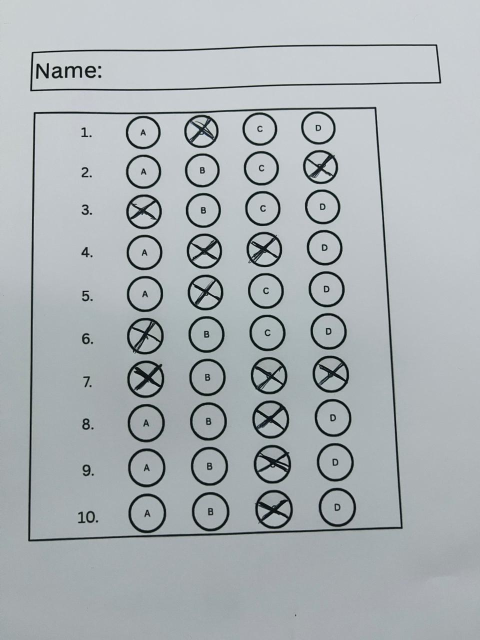
#> input picture CD.jpeg, 960 x 1280 px (shown at 1/2 size)
$ python -i preprocess.py   (imports and definitions only)
#> lines starting #> are read from the running program, lines starting #| are printed output that depends on the picture; after the words box and inside, x2 and y2 are one past the last pixel; in counts of white or black regions, pixels touching at a corner belong together
# preprocessing.py
import cv2
import numpy as np

IMAGE_PATH = "CD.jpeg"
OUTPUT_PATH = "warped.jpg"
OUTPUT_SIZE = (600, 780)


def order_points(pts):
    rect = np.zeros((4,2), dtype="float32")
    s = pts.sum(axis=1)
    diff = np.diff(pts, axis=1)
    rect[0] = pts[np.argmin(s)]
    rect[2] = pts[np.argmax(s)]
    rect[1] = pts[np.argmin(diff)]
    rect[3] = pts[np.argmax(diff)]
    return rect

def preprocess_sheet(image_path, output_size):
#> called with image_path = 'CD.jpeg', output_size = 'out.png'
    image = cv2.imread(image_path)
#> image is the input picture: shape (1280, 960, 3); mean B, G, R 180.5, 177.3, 171.1
    orig = image.copy()

    gray = cv2.cvtColor(image, cv2.COLOR_BGR2GRAY)
    blurred = cv2.GaussianBlur(gray, (5,5), 0)
    edged = cv2.Canny(blurred, 50, 150)
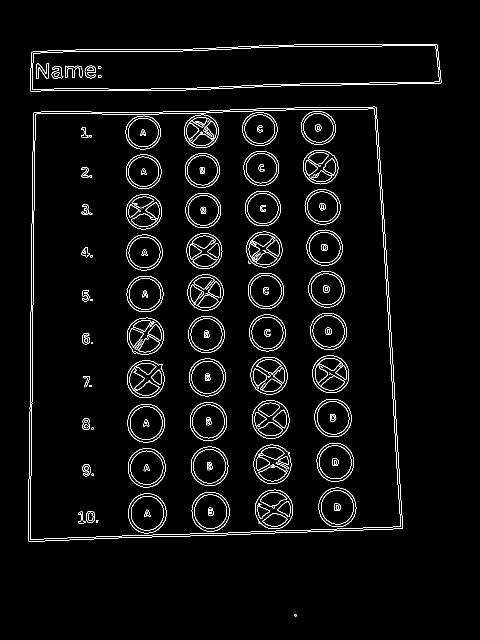
#> edged: shape (1280, 960) (shown at 1/2 size); 3.1% white in thin lines or dots, all inside (x1, y1, x2, y2) = (56, 88, 883, 1233)

    cnts, _ = cv2.findContours(edged.copy(), cv2.RETR_EXTERNAL, cv2.CHAIN_APPROX_SIMPLE)
#> cnts = 3 contours, 1 with area under 20; largest, box (x1, y1, x2, y2) and area: (56, 213, 806, 1083) 610543, (60, 88, 883, 183) 66056
    cnts = sorted(cnts, key=cv2.contourArea, reverse=True)

    sheet_contour = None
    for c in cnts:
        peri = cv2.arcLength(c, True)
        approx = cv2.approxPolyDP(c, 0.02 * peri, True)
        if len(approx) == 4:
            sheet_contour = approx
            break
#> this loop made 1 pass
#> (peri, sheet_contour) on pass 1: (3177.6, [[752, 214], [67, 225], [57, 1082], [804, 1057]])

    if sheet_contour is None:
        raise Exception("❌ Could not find the answer sheet contour!")

    pts = sheet_contour.reshape(4,2)
#> pts = [[752, 214], [67, 225], [57, 1082], [804, 1057]]
    rect = order_points(pts)
#> in order_points, `s = pts.sum(axis=1)`: s = [966, 292, 1139, 1861]
#> in order_points, `diff = np.diff(pts, axis=1)`: diff = [-538, 158, 1025, 253]
#> rect = [[67, 225], [752, 214], [804, 1057], [57, 1082]]

    dst = np.array([
        [0,0],
#> (the run stopped early here; a loop or call above may not have finished)

$ run again, on chamuboy.jpeg
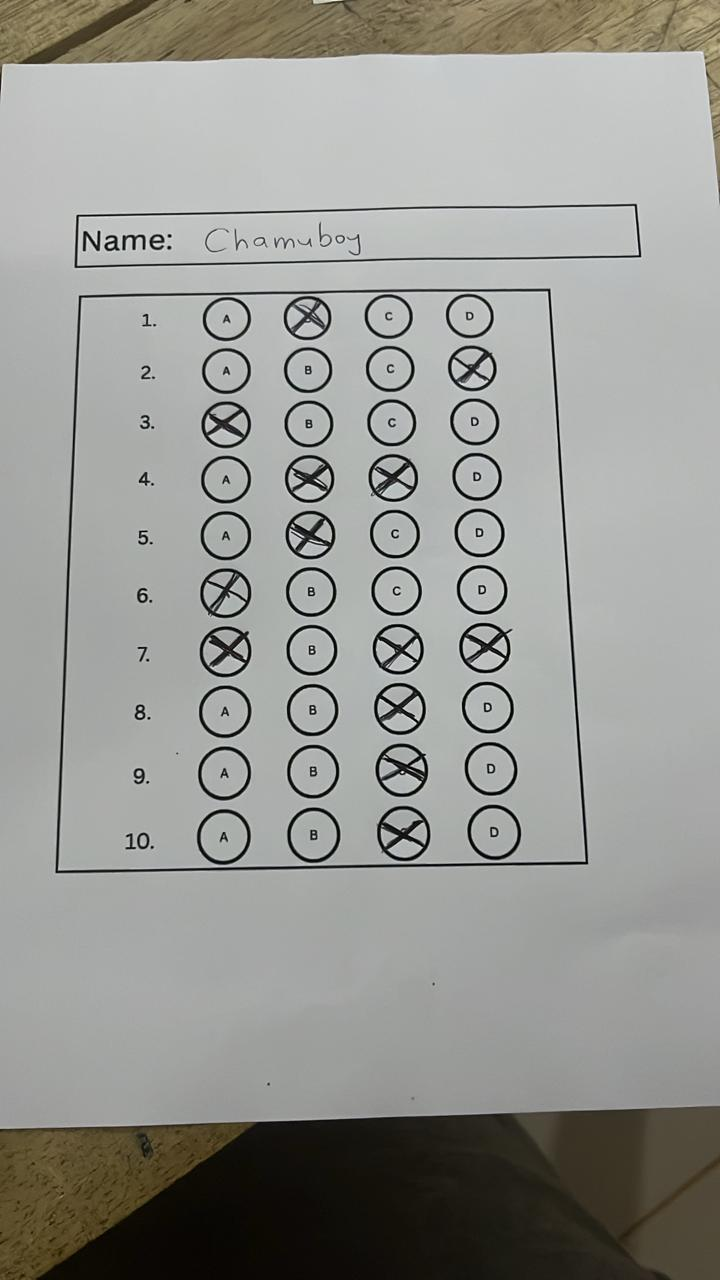
#> input picture chamuboy.jpeg, 720 x 1280 px
#> in preprocess_sheet, image is the input picture: shape (1280, 720, 3); mean B, G, R 147.2, 151.6, 151.1
#> in preprocess_sheet, `gray = cv2.cvtColor(image, cv2.COLOR_BGR2GRAY)`:
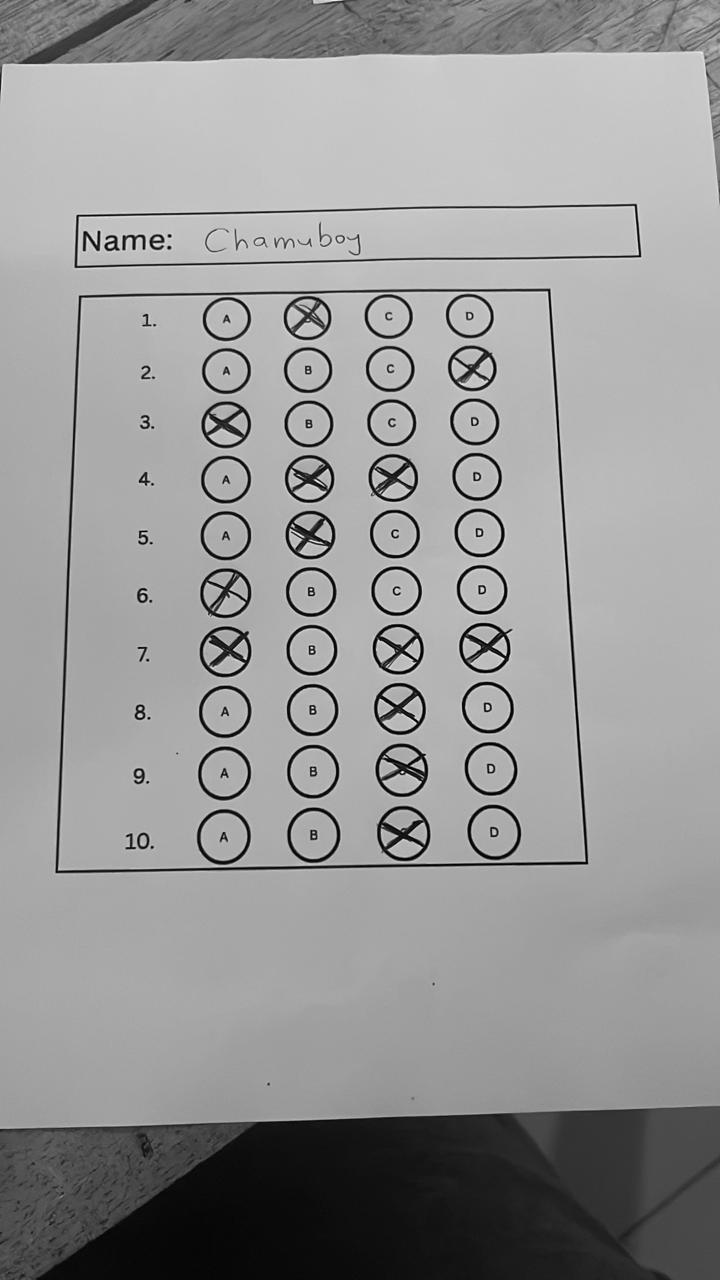
#> gray: shape (1280, 720); min 0, max 255, mean 150.9
#> in preprocess_sheet, `edged = cv2.Canny(blurred, 50, 150)`:
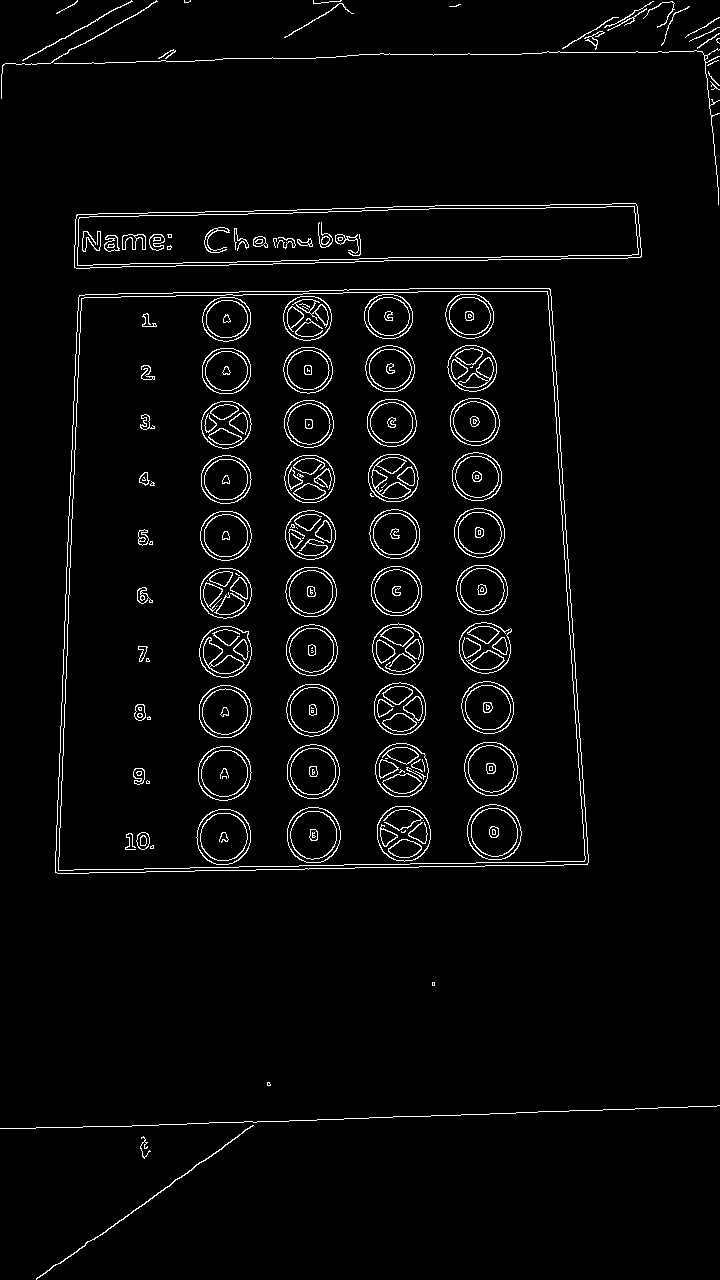
#> edged: shape (1280, 720); 3.2% white in thin lines or dots
#> cnts = 29 contours, 20 with area under 20; largest, box (x1, y1, x2, y2) and area: (55, 288, 589, 874) 290606, (74, 203, 642, 269) 30400, (36, 1125, 254, 1280) 146, (1, 0, 158, 99) 58, (22, 0, 133, 61) 58
#> the loop in preprocess_sheet, `for c in cnts:` made 1 pass
#> (peri, sheet_contour) on pass 1: (2190.2, [[549, 288], [79, 295], [55, 872], [587, 864]])
#> pts = [[549, 288], [79, 295], [55, 872], [587, 864]]
#> s = [837, 374, 927, 1451]
#> diff = [-261, 216, 817, 277]
#> rect = [[79, 295], [549, 288], [587, 864], [55, 872]]
